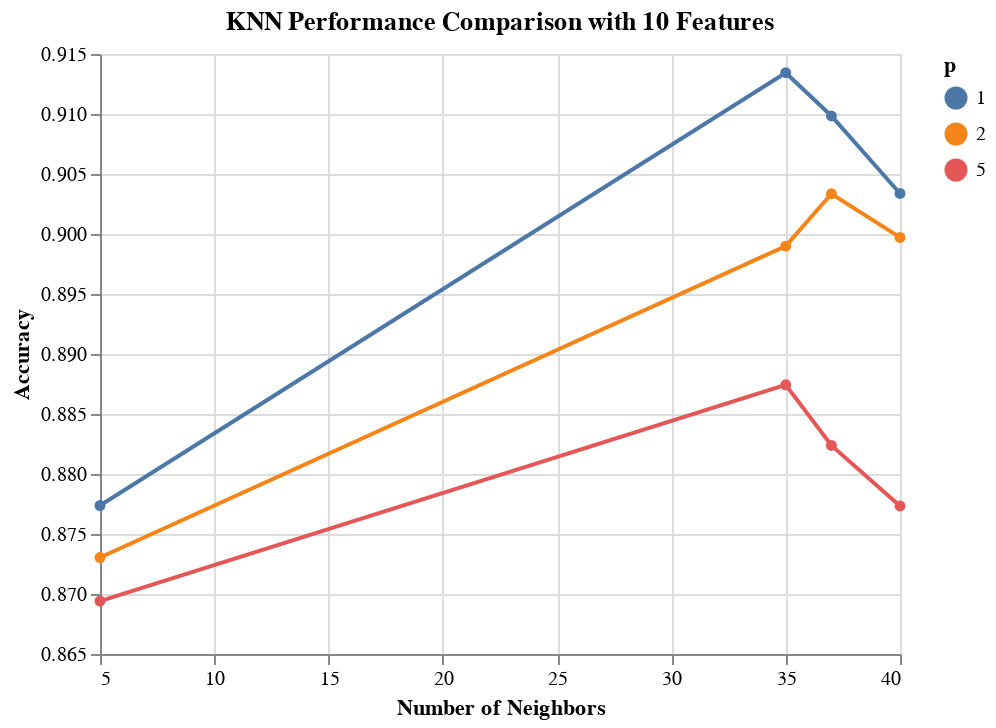

The code cell stored with this chart in its notebook:
### Markdown cell above
**Visualizing the results of the grid search corresponding to 4 selected features for KNN Model**

### Code cell
results_KNN_F4 = results_KNN[results_KNN['fselector__n_features_'] == 4.0]
alt.Chart(results_KNN_F4,title='KNN Performance Comparison with 10 Features').mark_line(point=True).encode(
    alt.X('knn__n_neighbors', title='Number of Neighbors'),
    alt.Y('mean_score', title='Accuracy', scale=alt.Scale(zero=False)),
    alt.Color('knn__p:N', title='p'))

### Figure 1 — Vega-Lite specification as saved in the notebook (floating-point values rounded to 4 significant figures)
{"config": {"view": {"continuousWidth": 400, "continuousHeight": 300}}, "data": {"name": "data-1f51fbb2e13d3a7e89f910460c69ff14"}, "mark": {"type": "line", "point": true}, "encoding": {"color": {"type": "nominal", "field": "knn__p", "title": "p"}, "x": {"type": "quantitative", "field": "knn__n_neighbors", "title": "Number of Neighbors"}, "y": {"type": "quantitative", "field": "mean_score", "scale": {"zero": false}, "title": "Accuracy"}}, "title": "KNN Performance Comparison with 10 Features", "$schema": "https://vega.github.io/schema/vega-lite/v4.8.1.json", "datasets": {"data-1f51fbb2e13d3a7e89f910460c69ff14": [{"mean_score": 0.9134, "std_score": 0.01051, "max_score": 0.9245, "min_score": 0.8961, "fselector__n_features_": 4.0, "knn__n_neighbors": 35.0, "knn__p": 1.0}, {"mean_score": 0.9098, "std_score": 0.006925, "max_score": 0.9203, "min_score": 0.8996, "fselector__n_features_": 4.0, "knn__n_neighbors": 37.0, "knn__p": 1.0}, {"mean_score": 0.9034, "std_score": 0.01674, "max_score": 0.9203, "min_score": 0.8746, "fselector__n_features_": 4.0, "knn__n_neighbors": 40.0, "knn__p": 1.0}, {"mean_score": 0.9034, "std_score": 0.01714, "max_score": 0.9348, "min_score": 0.8853, "fselector__n_features_": 4.0, "knn__n_neighbors": 37.0, "knn__p": 2.0}, {"mean_score": 0.8997, "std_score": 0.01435, "max_score": 0.9239, "min_score": 0.8836, "fselector__n_features_": 4.0, "knn__n_neighbors": 40.0, "knn__p": 2.0}, {"mean_score": 0.899, "std_score": 0.01699, "max_score": 0.9275, "min_score": 0.8764, "fselector__n_features_": 4.0, "knn__n_neighbors": 35.0, "knn__p": 2.0}, {"mean_score": 0.8874, "std_score": 0.0198, "max_score": 0.9167, "min_score": 0.8618, "fselector__n_features_": 4.0, "knn__n_neighbors": 35.0, "knn__p": 5.0}, {"mean_score": 0.8824, "std_score": 0.02948, "max_score": 0.9312, "min_score": 0.84, "fselector__n_features_": 4.0, "knn__n_neighbors": 37.0, "knn__p": 5.0}, {"mean_score": 0.8774, "std_score": 0.01237, "max_score": 0.8921, "min_score": 0.8566, "fselector__n_features_": 4.0, "knn__n_neighbors": 5.0, "knn__p": 1.0}, {"mean_score": 0.8773, "std_score": 0.0233, "max_score": 0.913, "min_score": 0.8473, "fselector__n_features_": 4.0, "knn__n_neighbors": 40.0, "knn__p": 5.0}, {"mean_score": 0.873, "std_score": 0.005692, "max_score": 0.88, "min_score": 0.8638, "fselector__n_features_": 4.0, "knn__n_neighbors": 5.0, "knn__p": 2.0}, {"mean_score": 0.8694, "std_score": 0.006944, "max_score": 0.8764, "min_score": 0.8597, "fselector__n_features_": 4.0, "knn__n_neighbors": 5.0, "knn__p": 5.0}]}}
